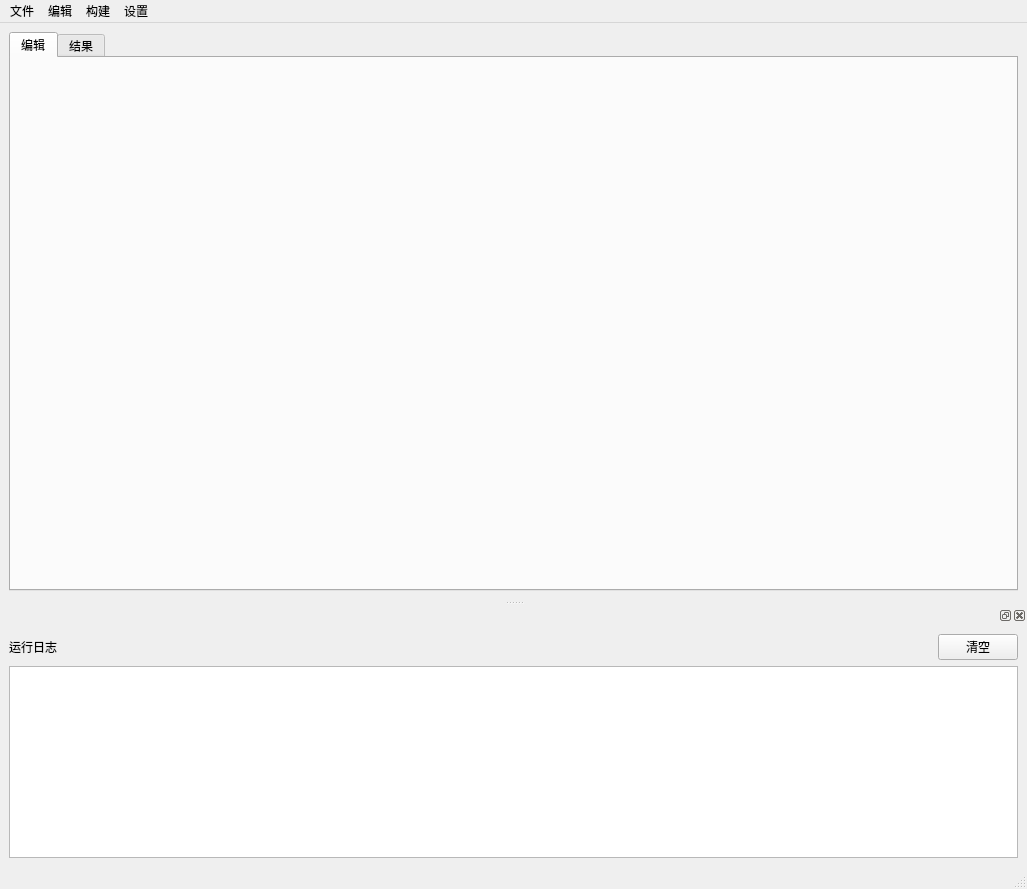
<?xml version="1.0" encoding="UTF-8"?>
<ui version="4.0">
 <class>MainWindow</class>
 <widget class="QMainWindow" name="MainWindow">
  <property name="geometry">
   <rect>
    <x>0</x>
    <y>0</y>
    <width>1027</width>
    <height>889</height>
   </rect>
  </property>
  <property name="windowTitle">
   <string>MainWindow</string>
  </property>
  <property name="styleSheet">
   <string notr="true"/>
  </property>
  <widget class="QWidget" name="centralwidget">
   <layout class="QVBoxLayout" name="verticalLayout_4">
    <item>
     <widget class="QTabWidget" name="tabWidget">
      <property name="currentIndex">
       <number>0</number>
      </property>
      <widget class="QWidget" name="tab_edit">
       <attribute name="title">
        <string>编辑</string>
       </attribute>
       <layout class="QVBoxLayout" name="verticalLayout_2">
        <item>
         <widget class="QWidget" name="ewidget" native="true"/>
        </item>
       </layout>
      </widget>
      <widget class="QWidget" name="tab_execute">
       <attribute name="title">
        <string>结果</string>
       </attribute>
       <layout class="QVBoxLayout" name="verticalLayout_5">
        <item>
         <widget class="QTabWidget" name="tabWidget_2">
          <property name="currentIndex">
           <number>0</number>
          </property>
          <widget class="QWidget" name="tab_lexcal">
           <attribute name="title">
            <string>词法分析</string>
           </attribute>
           <layout class="QHBoxLayout" name="horizontalLayout_2">
            <item>
             <layout class="QVBoxLayout" name="verticalLayout_3">
              <item>
               <widget class="QLabel" name="label_2">
                <property name="text">
                 <string>单词符号串</string>
                </property>
               </widget>
              </item>
              <item>
               <widget class="QTableWidget" name="tableWidget_sym_stream">
                <column>
                 <property name="text">
                  <string>单词类别</string>
                 </property>
                </column>
                <column>
                 <property name="text">
                  <string>单词值</string>
                 </property>
                </column>
               </widget>
              </item>
             </layout>
            </item>
            <item>
             <widget class="Line" name="line">
              <property name="orientation">
               <enum>Qt::Vertical</enum>
              </property>
             </widget>
            </item>
            <item>
             <layout class="QVBoxLayout" name="verticalLayout_7">
              <item>
               <widget class="QLabel" name="label_3">
                <property name="text">
                 <string>符号表</string>
                </property>
               </widget>
              </item>
              <item>
               <widget class="QTableWidget" name="tableWidget_name_table">
                <column>
                 <property name="text">
                  <string>ID</string>
                 </property>
                </column>
                <column>
                 <property name="text">
                  <string>符号名</string>
                 </property>
                </column>
               </widget>
              </item>
             </layout>
            </item>
           </layout>
          </widget>
          <widget class="QWidget" name="tab_syntax">
           <attribute name="title">
            <string>语法分析</string>
           </attribute>
           <layout class="QVBoxLayout" name="verticalLayout_8">
            <item>
             <widget class="QTabWidget" name="tabWidget_3">
              <property name="currentIndex">
               <number>0</number>
              </property>
              <widget class="QWidget" name="tab_LR1table">
               <attribute name="title">
                <string>LR(1)分析表</string>
               </attribute>
               <layout class="QVBoxLayout" name="verticalLayout_9">
                <item>
                 <widget class="QTableWidget" name="tableWidget_LR1table"/>
                </item>
               </layout>
              </widget>
              <widget class="QWidget" name="tab_anls_steps">
               <attribute name="title">
                <string>分析过程</string>
               </attribute>
               <layout class="QVBoxLayout" name="verticalLayout_10">
                <item>
                 <widget class="QTableWidget" name="tableWidget_anls_steps">
                  <column>
                   <property name="text">
                    <string>状态栈</string>
                   </property>
                  </column>
                  <column>
                   <property name="text">
                    <string>符号栈</string>
                   </property>
                  </column>
                  <column>
                   <property name="text">
                    <string>输入串</string>
                   </property>
                  </column>
                 </widget>
                </item>
               </layout>
              </widget>
              <widget class="QWidget" name="tab_rtree">
               <attribute name="title">
                <string>语法树</string>
               </attribute>
               <layout class="QVBoxLayout" name="verticalLayout_11">
                <item>
                 <widget class="QScrollArea" name="scrollArea">
                  <property name="widgetResizable">
                   <bool>true</bool>
                  </property>
                  <widget class="QWidget" name="scrollAreaWidgetContents_rtree">
                   <property name="geometry">
                    <rect>
                     <x>0</x>
                     <y>0</y>
                     <width>59</width>
                     <height>16</height>
                    </rect>
                   </property>
                  </widget>
                 </widget>
                </item>
               </layout>
              </widget>
             </widget>
            </item>
           </layout>
          </widget>
          <widget class="QWidget" name="tab_semantic">
           <attribute name="title">
            <string>语义分析</string>
           </attribute>
           <layout class="QHBoxLayout" name="horizontalLayout_3">
            <item>
             <layout class="QVBoxLayout" name="verticalLayout_14">
              <item>
               <widget class="QLabel" name="label_4">
                <property name="text">
                 <string>地址分配表</string>
                </property>
               </widget>
              </item>
              <item>
               <widget class="QScrollArea" name="scrollArea_2">
                <property name="widgetResizable">
                 <bool>true</bool>
                </property>
                <widget class="QWidget" name="scrollAreaWidgetContents_2">
                 <property name="geometry">
                  <rect>
                   <x>0</x>
                   <y>0</y>
                   <width>469</width>
                   <height>432</height>
                  </rect>
                 </property>
                 <layout class="QVBoxLayout" name="verticalLayout_13">
                  <item>
                   <widget class="QToolBox" name="toolBox">
                    <property name="currentIndex">
                     <number>0</number>
                    </property>
                    <property name="tabSpacing">
                     <number>6</number>
                    </property>
                    <widget class="QWidget" name="page">
                     <property name="geometry">
                      <rect>
                       <x>0</x>
                       <y>0</y>
                       <width>451</width>
                       <height>385</height>
                      </rect>
                     </property>
                     <attribute name="label">
                      <string>表</string>
                     </attribute>
                    </widget>
                   </widget>
                  </item>
                 </layout>
                </widget>
               </widget>
              </item>
             </layout>
            </item>
            <item>
             <widget class="Line" name="line_2">
              <property name="orientation">
               <enum>Qt::Vertical</enum>
              </property>
             </widget>
            </item>
            <item>
             <layout class="QVBoxLayout" name="verticalLayout_12">
              <item>
               <widget class="QLabel" name="label_5">
                <property name="text">
                 <string>中间代码</string>
                </property>
               </widget>
              </item>
              <item>
               <widget class="QTableWidget" name="tableWidget_imcode">
                <column>
                 <property name="text">
                  <string>op</string>
                 </property>
                </column>
                <column>
                 <property name="text">
                  <string>arg1</string>
                 </property>
                </column>
                <column>
                 <property name="text">
                  <string>arg2</string>
                 </property>
                </column>
                <column>
                 <property name="text">
                  <string>result</string>
                 </property>
                </column>
               </widget>
              </item>
             </layout>
            </item>
           </layout>
          </widget>
          <widget class="QWidget" name="tab_optimizer">
           <attribute name="title">
            <string>优化</string>
           </attribute>
           <layout class="QHBoxLayout" name="horizontalLayout_5">
            <item>
             <layout class="QVBoxLayout" name="verticalLayout_19">
              <item>
               <widget class="QLabel" name="label_6">
                <property name="text">
                 <string>基本块</string>
                </property>
               </widget>
              </item>
              <item>
               <widget class="QScrollArea" name="scrollArea_3">
                <property name="widgetResizable">
                 <bool>true</bool>
                </property>
                <widget class="QWidget" name="scrollAreaWidgetContents">
                 <property name="geometry">
                  <rect>
                   <x>0</x>
                   <y>0</y>
                   <width>469</width>
                   <height>432</height>
                  </rect>
                 </property>
                 <layout class="QVBoxLayout" name="verticalLayout_15">
                  <item>
                   <widget class="QToolBox" name="toolBox_block">
                    <property name="currentIndex">
                     <number>0</number>
                    </property>
                    <widget class="QWidget" name="page_2">
                     <property name="geometry">
                      <rect>
                       <x>0</x>
                       <y>0</y>
                       <width>451</width>
                       <height>385</height>
                      </rect>
                     </property>
                     <attribute name="label">
                      <string>基本块</string>
                     </attribute>
                    </widget>
                   </widget>
                  </item>
                 </layout>
                </widget>
               </widget>
              </item>
             </layout>
            </item>
            <item>
             <widget class="Line" name="line_3">
              <property name="orientation">
               <enum>Qt::Vertical</enum>
              </property>
             </widget>
            </item>
            <item>
             <layout class="QVBoxLayout" name="verticalLayout_16">
              <item>
               <widget class="QLabel" name="label_7">
                <property name="text">
                 <string>优化后中间代码</string>
                </property>
               </widget>
              </item>
              <item>
               <widget class="QTableWidget" name="tableWidget_optimcode">
                <column>
                 <property name="text">
                  <string>op</string>
                 </property>
                </column>
                <column>
                 <property name="text">
                  <string>arg1</string>
                 </property>
                </column>
                <column>
                 <property name="text">
                  <string>arg2</string>
                 </property>
                </column>
                <column>
                 <property name="text">
                  <string>result</string>
                 </property>
                </column>
               </widget>
              </item>
             </layout>
            </item>
           </layout>
          </widget>
          <widget class="QWidget" name="tab_objcode">
           <attribute name="title">
            <string>目标代码生成</string>
           </attribute>
           <layout class="QVBoxLayout" name="verticalLayout_17">
            <item>
             <widget class="QTabWidget" name="tabWidget_4">
              <property name="currentIndex">
               <number>0</number>
              </property>
              <widget class="QWidget" name="tab">
               <attribute name="title">
                <string>待用活跃信息表</string>
               </attribute>
               <layout class="QHBoxLayout" name="horizontalLayout_4">
                <item>
                 <widget class="QTableWidget" name="tableWidget_objmsg">
                  <column>
                   <property name="text">
                    <string>op</string>
                   </property>
                  </column>
                  <column>
                   <property name="text">
                    <string>arg1</string>
                   </property>
                  </column>
                  <column>
                   <property name="text">
                    <string>arg2</string>
                   </property>
                  </column>
                  <column>
                   <property name="text">
                    <string>result</string>
                   </property>
                  </column>
                  <column>
                   <property name="text">
                    <string>左值</string>
                   </property>
                  </column>
                  <column>
                   <property name="text">
                    <string>左操作数</string>
                   </property>
                  </column>
                  <column>
                   <property name="text">
                    <string>右操作数</string>
                   </property>
                  </column>
                 </widget>
                </item>
               </layout>
              </widget>
              <widget class="QWidget" name="tab_3">
               <attribute name="title">
                <string>寄存器分配</string>
               </attribute>
               <layout class="QVBoxLayout" name="verticalLayout_18">
                <item>
                 <widget class="QTableWidget" name="tableWidget_objreg">
                  <column>
                   <property name="text">
                    <string>op</string>
                   </property>
                  </column>
                  <column>
                   <property name="text">
                    <string>arg1</string>
                   </property>
                  </column>
                  <column>
                   <property name="text">
                    <string>arg2</string>
                   </property>
                  </column>
                  <column>
                   <property name="text">
                    <string>result</string>
                   </property>
                  </column>
                  <column>
                   <property name="text">
                    <string>目标代码</string>
                   </property>
                  </column>
                  <column>
                   <property name="text">
                    <string>RVALUE</string>
                   </property>
                  </column>
                  <column>
                   <property name="text">
                    <string>AVALUE</string>
                   </property>
                  </column>
                 </widget>
                </item>
               </layout>
              </widget>
              <widget class="QWidget" name="tab_2">
               <attribute name="title">
                <string>MIPS汇编程序</string>
               </attribute>
               <layout class="QVBoxLayout" name="verticalLayout_6">
                <item>
                 <widget class="QTextBrowser" name="textBrowser_objcode"/>
                </item>
               </layout>
              </widget>
             </widget>
            </item>
           </layout>
          </widget>
         </widget>
        </item>
       </layout>
      </widget>
     </widget>
    </item>
   </layout>
  </widget>
  <widget class="QMenuBar" name="menubar">
   <property name="geometry">
    <rect>
     <x>0</x>
     <y>0</y>
     <width>1027</width>
     <height>26</height>
    </rect>
   </property>
   <widget class="QMenu" name="menu">
    <property name="title">
     <string>文件</string>
    </property>
    <addaction name="action_new"/>
    <addaction name="action_open"/>
    <addaction name="separator"/>
    <addaction name="action_save"/>
    <addaction name="action_saveas"/>
    <addaction name="separator"/>
    <addaction name="action_quit"/>
   </widget>
   <widget class="QMenu" name="menu_2">
    <property name="title">
     <string>编辑</string>
    </property>
    <addaction name="action_undo"/>
    <addaction name="action_redo"/>
    <addaction name="separator"/>
    <addaction name="action_copy"/>
    <addaction name="action_cut"/>
    <addaction name="action_paste"/>
   </widget>
   <widget class="QMenu" name="menu_3">
    <property name="title">
     <string>构建</string>
    </property>
    <addaction name="action_compile"/>
   </widget>
   <widget class="QMenu" name="menu_4">
    <property name="title">
     <string>设置</string>
    </property>
    <addaction name="action"/>
   </widget>
   <addaction name="menu"/>
   <addaction name="menu_2"/>
   <addaction name="menu_3"/>
   <addaction name="menu_4"/>
  </widget>
  <widget class="QStatusBar" name="statusbar"/>
  <widget class="QDockWidget" name="dockWidget">
   <attribute name="dockWidgetArea">
    <number>8</number>
   </attribute>
   <widget class="QWidget" name="dockWidgetContents_4">
    <layout class="QVBoxLayout" name="verticalLayout">
     <item>
      <layout class="QHBoxLayout" name="horizontalLayout">
       <item>
        <widget class="QLabel" name="label">
         <property name="text">
          <string>运行日志</string>
         </property>
        </widget>
       </item>
       <item>
        <spacer name="horizontalSpacer">
         <property name="orientation">
          <enum>Qt::Horizontal</enum>
         </property>
         <property name="sizeHint" stdset="0">
          <size>
           <width>40</width>
           <height>20</height>
          </size>
         </property>
        </spacer>
       </item>
       <item>
        <widget class="QPushButton" name="pushButton_clearLog">
         <property name="text">
          <string>清空</string>
         </property>
        </widget>
       </item>
      </layout>
     </item>
     <item>
      <widget class="QTextBrowser" name="textBrowser"/>
     </item>
    </layout>
   </widget>
  </widget>
  <action name="action_open">
   <property name="icon">
    <iconset>
     <normaloff>static/Open.png</normaloff>static/Open.png</iconset>
   </property>
   <property name="text">
    <string>打开</string>
   </property>
   <property name="shortcut">
    <string>Ctrl+O</string>
   </property>
  </action>
  <action name="action_new">
   <property name="icon">
    <iconset>
     <normaloff>static/New.png</normaloff>static/New.png</iconset>
   </property>
   <property name="text">
    <string>新建</string>
   </property>
   <property name="shortcut">
    <string>Ctrl+N</string>
   </property>
  </action>
  <action name="action_save">
   <property name="icon">
    <iconset>
     <normaloff>static/Save.png</normaloff>static/Save.png</iconset>
   </property>
   <property name="text">
    <string>保存</string>
   </property>
   <property name="shortcut">
    <string>Ctrl+S</string>
   </property>
  </action>
  <action name="action_saveas">
   <property name="text">
    <string>另存为</string>
   </property>
   <property name="shortcut">
    <string>Ctrl+Shift+S</string>
   </property>
  </action>
  <action name="action_quit">
   <property name="icon">
    <iconset>
     <normaloff>static/quit.jpg</normaloff>static/quit.jpg</iconset>
   </property>
   <property name="text">
    <string>退出</string>
   </property>
   <property name="shortcut">
    <string>Ctrl+Q</string>
   </property>
  </action>
  <action name="action_undo">
   <property name="icon">
    <iconset>
     <normaloff>static/Undo.png</normaloff>static/Undo.png</iconset>
   </property>
   <property name="text">
    <string>撤销</string>
   </property>
   <property name="shortcut">
    <string>Ctrl+Z</string>
   </property>
  </action>
  <action name="action_redo">
   <property name="icon">
    <iconset>
     <normaloff>static/Redo.png</normaloff>static/Redo.png</iconset>
   </property>
   <property name="text">
    <string>重做</string>
   </property>
   <property name="shortcut">
    <string>Ctrl+Y</string>
   </property>
  </action>
  <action name="action_copy">
   <property name="text">
    <string>复制</string>
   </property>
   <property name="shortcut">
    <string>Ctrl+C</string>
   </property>
  </action>
  <action name="action_cut">
   <property name="text">
    <string>剪切</string>
   </property>
   <property name="shortcut">
    <string>Ctrl+X</string>
   </property>
  </action>
  <action name="action_paste">
   <property name="text">
    <string>粘贴</string>
   </property>
   <property name="shortcut">
    <string>Ctrl+V</string>
   </property>
  </action>
  <action name="action_compile">
   <property name="icon">
    <iconset>
     <normaloff>static/run.png</normaloff>static/run.png</iconset>
   </property>
   <property name="text">
    <string>编译</string>
   </property>
   <property name="shortcut">
    <string>Ctrl+B</string>
   </property>
  </action>
  <action name="action">
   <property name="icon">
    <iconset>
     <normaloff>static/stack.png</normaloff>static/stack.png</iconset>
   </property>
   <property name="text">
    <string>堆栈大小</string>
   </property>
  </action>
 </widget>
 <resources/>
 <connections/>
</ui>
